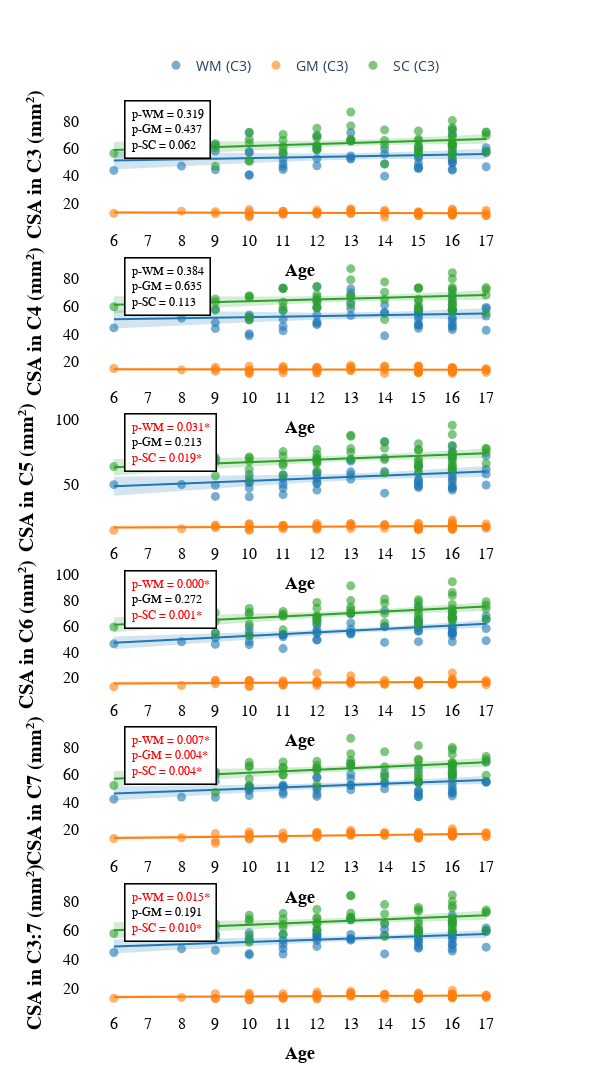

The notebook cell this image was saved under:
### Code cell
plot_CSA_all_labels(df_GM_WM_SC)
